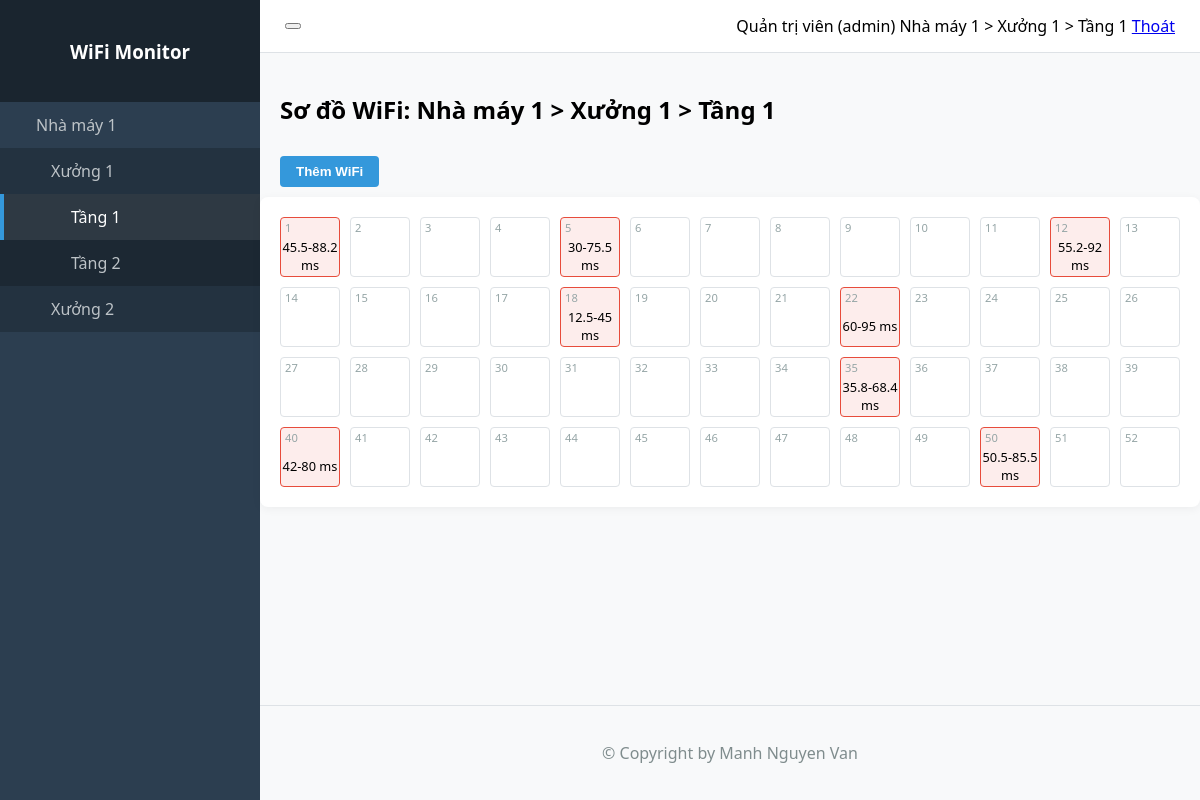
/index.php (signed in), run on the app's committed database.
### tables this page shows
CREATE TABLE IF NOT EXISTS `location` (
  `id` int(11) NOT NULL AUTO_INCREMENT,
  `location_id` varchar(10) NOT NULL,
  `factory` varchar(100) NOT NULL,
  `building` varchar(100) NOT NULL,
  `floor` varchar(100) NOT NULL,
  PRIMARY KEY (`id`),
  UNIQUE KEY `uk_location_id` (`location_id`)
);

CREATE TABLE IF NOT EXISTS `wifi_data` (
    `id` INT AUTO_INCREMENT PRIMARY KEY,
    `location_id` VARCHAR(10) NOT NULL COMMENT 'Mã vị trí (VD: A011)',
    `cell_id` INT NOT NULL COMMENT 'ID của ô lưới (từ 1 đến 65)',
    `check_time` DATETIME NOT NULL COMMENT 'Thời gian kiểm tra tín hiệu',
    `min_speed` DECIMAL(5, 2) NOT NULL COMMENT 'Độ trễ tối thiểu (ms)',
    `max_speed` DECIMAL(5, 2) NOT NULL COMMENT 'Độ trễ tối đa (ms)',
    `created_at` TIMESTAMP DEFAULT CURRENT_TIMESTAMP
);

### index.php (the view, shortened to what this page needs)
<?php
include 'includes/config.php';
$user_id = $_SESSION['user_id'];
$user_role = $_SESSION['role'];
$user_fullname = $_SESSION['full_name'];
$selected_location = '';
if ($conn) {
    if ($selected_location == '') {
        if ($user_role === 'admin') {
            $res = mysqli_query($conn, "SELECT location_id FROM location ORDER BY location_id ASC LIMIT 1");
        } else {
            $res = mysqli_query($conn, "SELECT l.location_id FROM location l INNER JOIN user_locations ul ON l.location_id = ul.location_id WHERE ul.user_id = '$user_id' ORDER BY l.location_id ASC LIMIT 1");
        }
        if ($row = mysqli_fetch_assoc($res)) {
            $selected_location = $row['location_id'];
        }
    }
}
$current_location_breadcrumb = "Chưa chọn vị trí";
if ($conn && $selected_location != '') {
    $loc_res = mysqli_query($conn, "SELECT factory, building, floor FROM location WHERE location_id = '$selected_location'");
    if ($loc_data = mysqli_fetch_assoc($loc_res)) {
        $current_location_breadcrumb = $loc_data['factory'] . " > " . $loc_data['building'] . " > " . $loc_data['floor'];
    }
}
$wifi_readings = [];
if ($conn && $selected_location != '') {
    $query = "SELECT t1.* FROM wifi_data t1
              INNER JOIN (
                  SELECT cell_id, MAX(check_time) as max_time
                  FROM wifi_data
                  WHERE location_id = '$selected_location'
                  GROUP BY cell_id
              ) t2 ON t1.cell_id = t2.cell_id AND t1.check_time = t2.max_time
              WHERE t1.location_id = '$selected_location'";
    $result = mysqli_query($conn, $query);
    if ($result) {
        while ($row = mysqli_fetch_assoc($result)) {
            $wifi_readings[$row['cell_id']] = $row;
        }
    }
}
$hierarchy = [];
if ($conn) {
    if ($user_role === 'admin') {
        $side_query = "SELECT * FROM location ORDER BY factory, building, floor";
    } else {
        $side_query = "SELECT l.* FROM location l INNER JOIN user_locations ul ON l.location_id = ul.location_id WHERE ul.user_id = '$user_id' ORDER BY factory, building, floor";
    }
    $res = mysqli_query($conn, $side_query);
    while ($row = mysqli_fetch_assoc($res)) {
        $hierarchy[$row['factory']][$row['building']][] = $row;
    }
}
function renderSidebar(array $hierarchy, string $selected_id) {
    $html = '<ul class="list-unstyled components" id="sidebarMenu">';
    foreach ($hierarchy as $factory => $buildings) {
        $is_factory_open = false;
        foreach ($buildings as $b_floors) {
            foreach ($b_floors as $f) {
                if ($f['location_id'] == $selected_id) {
                    $is_factory_open = true;
                    break 2;
                }
            }
        }
        $factory_class = $is_factory_open ? 'has-submenu open' : 'has-submenu';
        $html .= "<li class='$factory_class'>";
        $html .= "<a href='#' class='menu-toggle'><i class='ph ph-factory'></i> <span>$factory</span> <i class='ph ph-caret-down ms-auto'></i></a>";
        $html .= '<ul class="submenu list-unstyled">';
        foreach ($buildings as $building => $floors) {
            $is_building_open = false;
            foreach ($floors as $f) {
                if ($f['location_id'] == $selected_id) {
                    $is_building_open = true;
                    break;
                }
            }
            $building_class = $is_building_open ? 'has-submenu open' : 'has-submenu';
            $html .= "<li class='$building_class'>";
            $html .= "<a href='#' class='menu-toggle' style='padding-left: 35px;'><i class='ph ph-buildings'></i> <span>$building</span> <i class='ph ph-caret-down ms-auto'></i></a>";
            $html .= '<ul class="submenu list-unstyled">';
            foreach ($floors as $floor) {
                $is_active = ($selected_id == $floor['location_id']);
                $active_class = $is_active ? 'active' : '';
                $html .= "<li class='$active_class'>";
                $html .= "<a href='?location_id={$floor['location_id']}' style='padding-left: 55px;'><i class='ph ph-layers'></i> {$floor['floor']}</a>";
                $html .= "</li>";
            }
            $html .= '</ul></li>';
        }
        $html .= '</ul></li>';
    }
    $html .= '</ul>';
    return $html;
}
?>
<!DOCTYPE html>
<html lang="vi">
<head>
    <link rel="stylesheet" href="assets/css/style.css">
</head>
<body>
    <div class="wrapper">
        <nav id="sidebar">
            <div class="sidebar-header">
                <h3><i class="ph ph-broadcast"></i> WiFi Monitor</h3>
            </div>
            <?php echo renderSidebar($hierarchy, $selected_location); ?>
        </nav>
        <div id="content">
            <header class="navbar">
                <button type="button" id="sidebarCollapse" class="btn-toggle">
                </button>
                <div class="user-info">
                    <span class="me-3"><i class="ph ph-user"></i> <?php echo htmlspecialchars($user_fullname); ?> (<?php echo htmlspecialchars($user_role); ?>)</span>
                    <span class="breadcrumb-text"><?php echo $current_location_breadcrumb; ?></span>
                    <a href="logout.php" class="ms-3 text-danger"><i class="ph ph-sign-out"></i> Thoát</a>
                </div>
            </header>
            <main class="container-fluid">
                <div class="dashboard-header">
                    <h2 style="padding: 20px 20px 0 20px;">Sơ đồ WiFi: <?php echo $current_location_breadcrumb; ?></h2>
                    <?php if ($user_role === 'admin' || $user_role === 'manager'): ?>
                        <div class="grid-controls" style="padding: 10px 20px;">
                            <button id="btnToggleAddMode" class="btn-action primary"><i class="ph ph-plus-circle"></i> Thêm WiFi</button>
                        </div>
                    <?php endif; ?>
                </div>
                <div class="factory-layout">
                    <div class="grid-container">
                        <?php
                        for ($i = 1; $i <= 52; $i++) {
                            $data = isset($wifi_readings[$i]) ? $wifi_readings[$i] : null;
                            $itemStyle = "";
                            if ($data) {
                                $max_val = (float)$data['max_speed'];
                                $bg = ($max_val < 20) ? "#e8f8f5" : "#fdedec";
                                $border = ($max_val < 20) ? "#2ecc71" : "#e74c3c";
                                $itemStyle = "style='background: $bg; border-color: $border;'";
                            }
                            echo "<div class='grid-item' data-id='$i' onclick='handleGridClick($i)' $itemStyle>";
                            echo "<span class='cell-id'>$i</span>";
                            echo "<div class='cell-info' id='info-$i'>";
                            if ($data) {
                                $min = (float)$data['min_speed'];
                                $max = (float)$data['max_speed'];
                                echo "<i class='ph ph-wifi-high'></i><br>{$min}-{$max} ms";
                            }
                            echo "</div>";
                            echo "</div>";
                        }
                        ?>
                    </div>
                </div>
            </main>
            <footer class="footer">
                <p>&copy; Copyright by Manh Nguyen Van</p>
            </footer>
        </div>
    </div>
</body>
</html>

### assets/css/style.css (style rules this page uses)
:root { --sidebar-width: 260px; --primary-color: #2c3e50; --accent-color: #3498db; --bg-light: #f8f9fa; --border-color: #dee2e6; }
body { font-family: 'Segoe UI', Tahoma, Geneva, Verdana, sans-serif; margin: 0; background-color: var(--bg-light); }
.wrapper { display: flex; width: 100%; align-items: stretch; }
#sidebar { min-width: var(--sidebar-width); max-width: var(--sidebar-width); background: var(--primary-color); color: #fff; transition: all 0.3s; min-height: 100vh; }
#sidebar ul { list-style: none; padding: 0; margin: 0; }
.sidebar-header { padding: 20px; background: #1a252f; text-align: center; }
#sidebar ul li a { padding: 12px 20px; display: flex; align-items: center; color: #bdc3c7; text-decoration: none; transition: 0.3s; border-left: 4px solid transparent; }
#sidebar ul li a:hover, #sidebar ul li.active > a { color: #fff; background: rgba(255, 255, 255, 0.08); border-left-color: var(--accent-color); }
.submenu { display: none; background: rgba(0, 0, 0, 0.2); }
.has-submenu.open > .submenu { display: block; }
#content { width: 100%; padding: 0; min-height: 100vh; display: flex; flex-direction: column; }
.navbar { padding: 15px 25px; background: #fff; border-bottom: 1px solid var(--border-color); display: flex; align-items: center; justify-content: space-between; }
.grid-container { display: grid; grid-template-columns: repeat(13, 1fr); gap: 10px; padding: 20px; background: #fff; border-radius: 8px; box-shadow: 0 2px 10px rgba(0,0,0,0.05); }
.grid-item { aspect-ratio: 1 / 1; border: 1px solid var(--border-color); border-radius: 4px; display: flex; flex-direction: column; align-items: center; justify-content: center; cursor: pointer; position: relative; transition: transform 0.2s, box-shadow 0.2s; }
.cell-id { position: absolute; top: 2px; left: 4px; font-size: 0.7rem; color: #95a5a6; }
.cell-info { text-align: center; font-size: 0.8rem; }
.footer { margin-top: auto; padding: 20px; text-align: center; border-top: 1px solid var(--border-color); color: #7f8c8d; }
.btn-action { padding: 8px 16px; border: none; border-radius: 4px; cursor: pointer; font-weight: 600; margin-right: 10px; transition: 0.2s; }
.btn-action.primary { background: #3498db; color: white; }

### data on the page
location: factory "Nhà máy 1", building "Xưởng 1", floor "Tầng 1", building "Xưởng 2", current_location_breadcrumb "Nhà máy 1 > Xưởng 1 > Tầng 1"
location: floor "Tầng 2"
wifi_data: min_speed "45.5", max_speed "88.2"
wifi_data: min_speed "30", max_speed "75.5"
wifi_data: min_speed "55.2", max_speed "92"
wifi_data: min_speed "12.5", max_speed "45"
wifi_data: min_speed "60", max_speed "95"
wifi_data: min_speed "35.8", max_speed "68.4"
wifi_data: min_speed "42", max_speed "80"
wifi_data: min_speed "50.5", max_speed "85.5"

### other printed values
$user_fullname "Quản trị viên"
$user_role "admin"
